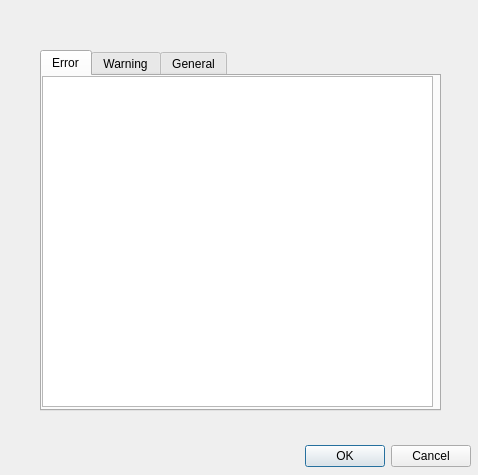
<?xml version="1.0" encoding="UTF-8"?>
<ui version="4.0">
 <class>DiagnosisDialog</class>
 <widget class="QDialog" name="DiagnosisDialog">
  <property name="geometry">
   <rect>
    <x>0</x>
    <y>0</y>
    <width>478</width>
    <height>475</height>
   </rect>
  </property>
  <property name="windowTitle">
   <string>Diagnosis</string>
  </property>
  <widget class="QDialogButtonBox" name="buttonBox">
   <property name="geometry">
    <rect>
     <x>130</x>
     <y>440</y>
     <width>341</width>
     <height>32</height>
    </rect>
   </property>
   <property name="orientation">
    <enum>Qt::Horizontal</enum>
   </property>
   <property name="standardButtons">
    <set>QDialogButtonBox::Cancel|QDialogButtonBox::Ok</set>
   </property>
  </widget>
  <widget class="QTabWidget" name="tabWidget">
   <property name="geometry">
    <rect>
     <x>40</x>
     <y>50</y>
     <width>401</width>
     <height>361</height>
    </rect>
   </property>
   <property name="currentIndex">
    <number>0</number>
   </property>
   <widget class="QWidget" name="tab">
    <attribute name="title">
     <string>Error</string>
    </attribute>
    <widget class="QTextBrowser" name="errorTextBrowser">
     <property name="geometry">
      <rect>
       <x>0</x>
       <y>0</y>
       <width>391</width>
       <height>331</height>
      </rect>
     </property>
    </widget>
   </widget>
   <widget class="QWidget" name="tab_2">
    <attribute name="title">
     <string>Warning</string>
    </attribute>
    <widget class="QTextBrowser" name="warnTextBrowser">
     <property name="geometry">
      <rect>
       <x>0</x>
       <y>0</y>
       <width>391</width>
       <height>331</height>
      </rect>
     </property>
    </widget>
   </widget>
   <widget class="QWidget" name="tab_3">
    <attribute name="title">
     <string>General</string>
    </attribute>
    <widget class="QTextBrowser" name="infoTextBrowser">
     <property name="geometry">
      <rect>
       <x>0</x>
       <y>0</y>
       <width>391</width>
       <height>331</height>
      </rect>
     </property>
    </widget>
   </widget>
  </widget>
 </widget>
 <resources/>
 <connections>
  <connection>
   <sender>buttonBox</sender>
   <signal>accepted()</signal>
   <receiver>DiagnosisDialog</receiver>
   <slot>accept()</slot>
   <hints>
    <hint type="sourcelabel">
     <x>248</x>
     <y>254</y>
    </hint>
    <hint type="destinationlabel">
     <x>157</x>
     <y>274</y>
    </hint>
   </hints>
  </connection>
  <connection>
   <sender>buttonBox</sender>
   <signal>rejected()</signal>
   <receiver>DiagnosisDialog</receiver>
   <slot>reject()</slot>
   <hints>
    <hint type="sourcelabel">
     <x>316</x>
     <y>260</y>
    </hint>
    <hint type="destinationlabel">
     <x>286</x>
     <y>274</y>
    </hint>
   </hints>
  </connection>
 </connections>
</ui>
